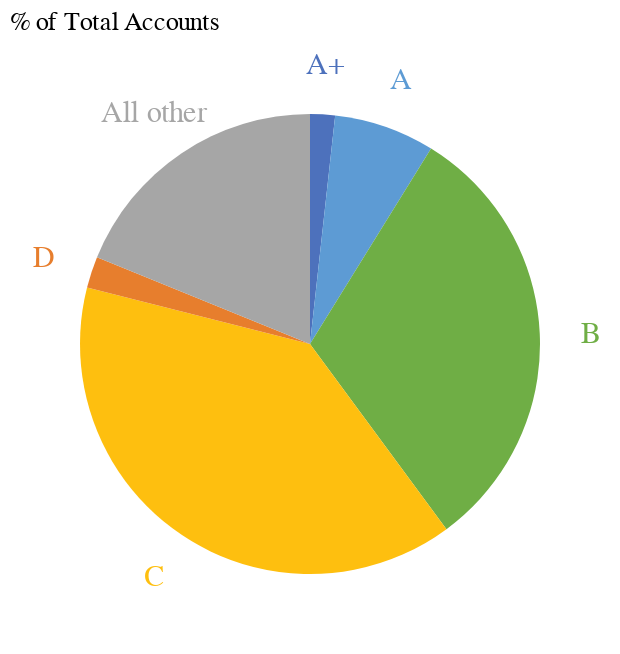

The code cell stored with this chart in its notebook:
### Markdown cell above
Not informing the data type for the field `order` makes it so Altair rearranges the `Tiers` alphabetically instead of using the order provided by dataframe. We can fix this by identifying `Tier` as Ordered (O).

### Code cell
## % of Accounts Pie Chart

base = alt.Chart(
    table_charts, 
    title = alt.Title(r"% of Total Accounts", anchor = 'start', fontWeight = 'normal')
).encode(
    theta = alt.Theta("% Accounts:Q", stack = True),
    color = alt.Color('Tier',
                      scale = alt.Scale(
                          range = ['#4d71bc', '#5d9bd4', '#6fae45', '#febf0f', '#e77e2d', '#a6a6a6']
                        ), # Setting custom colors for each sector of the pie chart
                      sort = None, # So that the colors don't follow the alphabetic order
                      legend = None
                      ),
    order = alt.Order(field = 'Tier:O'))


pie = base.mark_arc(outerRadius = 115)
text = base.mark_text(radius = 140, size = 15).encode(text = alt.Text("Tier"))


acc_pie = pie + text
acc_pie

### Figure 1 — Vega-Lite specification as saved in the notebook (floating-point values rounded to 4 significant figures)
{"config": {"view": {"continuousWidth": 300, "continuousHeight": 300}}, "layer": [{"mark": {"type": "arc", "outerRadius": 115}, "encoding": {"color": {"field": "Tier", "legend": null, "scale": {"range": ["#4d71bc", "#5d9bd4", "#6fae45", "#febf0f", "#e77e2d", "#a6a6a6"]}, "sort": null, "type": "nominal"}, "order": {"field": "Tier:O"}, "theta": {"field": "% Accounts", "stack": true, "type": "quantitative"}}, "title": {"text": "% of Total Accounts", "anchor": "start", "fontWeight": "normal"}}, {"mark": {"type": "text", "radius": 140, "size": 15}, "encoding": {"color": {"field": "Tier", "legend": null, "scale": {"range": ["#4d71bc", "#5d9bd4", "#6fae45", "#febf0f", "#e77e2d", "#a6a6a6"]}, "sort": null, "type": "nominal"}, "order": {"field": "Tier:O"}, "text": {"field": "Tier", "type": "nominal"}, "theta": {"field": "% Accounts", "stack": true, "type": "quantitative"}}, "title": {"text": "% of Total Accounts", "anchor": "start", "fontWeight": "normal"}}], "data": {"name": "data-35f9124c4b8dd7e8e6a83d69924ed8ee"}, "$schema": "https://vega.github.io/schema/vega-lite/v5.15.1.json", "datasets": {"data-35f9124c4b8dd7e8e6a83d69924ed8ee": [{"Tier": "A+", "# of Accounts": 19.0, "% Accounts": 1.746, "Revenue ($M)": 3.927, "% Revenue": 21.0}, {"Tier": "A", "# of Accounts": 77.0, "% Accounts": 7.077, "Revenue ($M)": 4.675, "% Revenue": 25.0}, {"Tier": "B", "# of Accounts": 338.0, "% Accounts": 31.07, "Revenue ($M)": 5.984, "% Revenue": 32.0}, {"Tier": "C", "# of Accounts": 425.0, "% Accounts": 39.06, "Revenue ($M)": 2.805, "% Revenue": 15.0}, {"Tier": "D", "# of Accounts": 24.0, "% Accounts": 2.206, "Revenue ($M)": 0.374, "% Revenue": 2.0}, {"Tier": "All other", "# of Accounts": 205.0, "% Accounts": 18.84, "Revenue ($M)": 0.935, "% Revenue": 5.0}]}}
